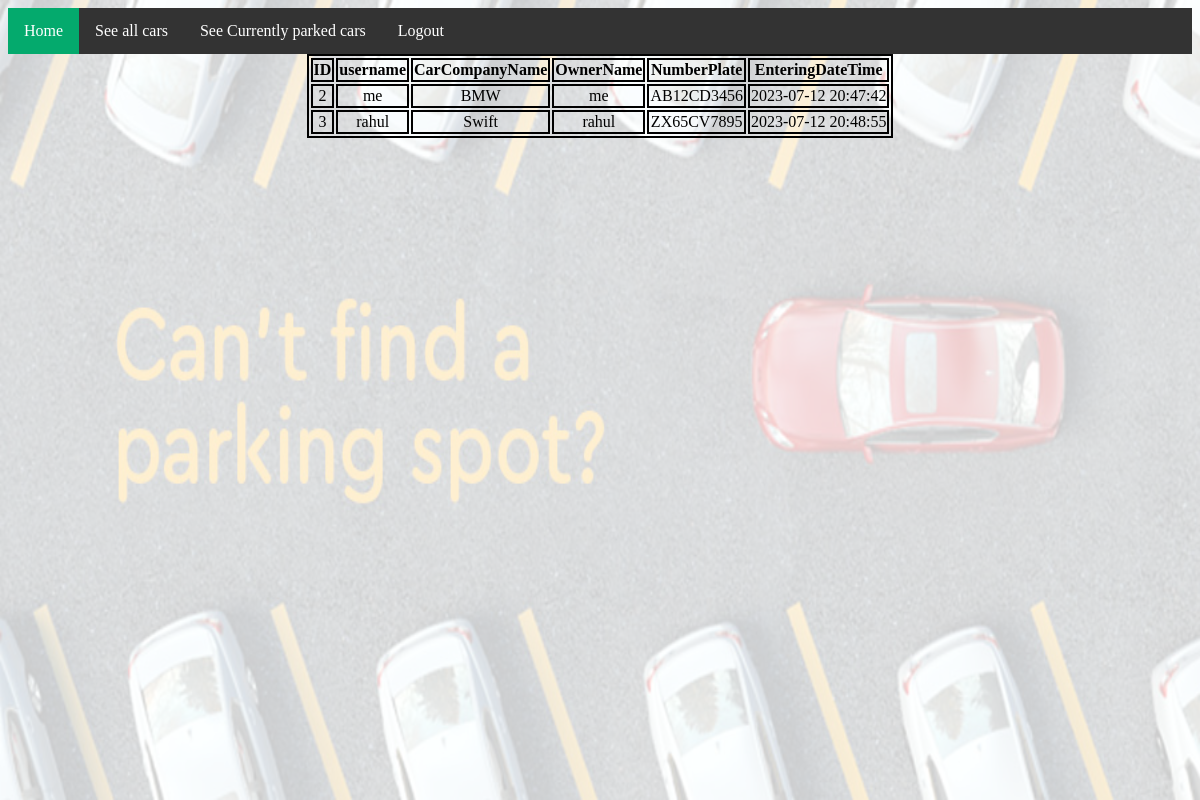
Screenshot of /display2.php (signed in) with the database file from the repository.
### tables this page shows
CREATE TABLE `currentlyin` (
  `id` int(255) NOT NULL,
  `username` varchar(255) NOT NULL,
  `CarCompanyName` varchar(255) NOT NULL,
  `OwnerName` varchar(255) NOT NULL,
  `NumberPlate` varchar(50) NOT NULL,
  `MobileNumber` varchar(10) NOT NULL,
  `EnteringDateTime` datetime NOT NULL DEFAULT current_timestamp()
);

### display2.php (the view, shortened to what this page needs)
<!DOCTYPE html>
<html lang="en">
<head>
    <link rel="stylesheet" href="tablecss.css">
</head>
<body>
    <?php require 'partials/adminnavbar.php' ?>
    <img src="./img.jpg" class="image">
    <table class="dtable">
        <tr>
            <th>ID</th>
            <th>username</th>
            <th>CarCompanyName</th>
            <th>OwnerName</th>
            <th>NumberPlate</th>
            <th>EnteringDateTime</th>
        </tr>
        <?php
        include "partials/dbconnect.php";
        $sql = "SELECT * FROM `currentlyin`";
        $result = mysqli_query($conn, $sql);
        $num = mysqli_num_rows($result);
        if ($num > 0) {
            while ($row = mysqli_fetch_assoc($result)) {
                echo "<tr><td>" . $row['id'] . "</td><td>"  . $row['username'] . "</td><td>" . $row['CarCompanyName'] . "</td><td>" . $row['OwnerName'] . "</td><td>" . $row['NumberPlate'] . "</td><td>" . $row['EnteringDateTime'] . "</td></tr>";
            }
        }
        ?>
    </table>
</body>
</html>

### tablecss.css (style rules this page uses)
.dtable, th, td { margin: auto; border: solid black 2px; border-width: 2px; border-collapse: separate; }
* { text-align: center; }
.image { position: absolute; height: 100%; width: 100%; left: 0%; top: 0%; z-index: -2; opacity: 20%; }

### rows the page displays
currentlyin: id "2", username "me", CarCompanyName "BMW", OwnerName "me", NumberPlate "AB12CD3456", EnteringDateTime "2023-07-12 20:47:42"
currentlyin: id "3", username "rahul", CarCompanyName "Swift", OwnerName "rahul", NumberPlate "ZX65CV7895", EnteringDateTime "2023-07-12 20:48:55"
